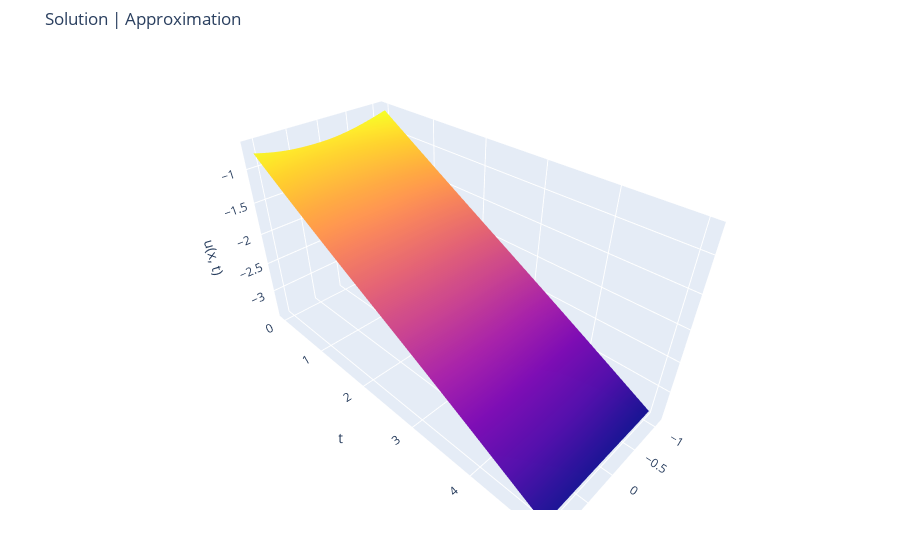

Source (notebook cell):
### Code cell
fig = make_subplots(rows=1, cols=1, specs=[[{'type': 'surface'}]])
xs = np.linspace(-1.1, 1.1, 100)
ys = np.linspace(0, 5, 100)
us_pred = np.array([[solver.u(*([0.5, 0.5, -0.7, -0.7] + [x for _ in range(eq.var_dim-5)]), y).item() for x in xs] for y in ys])
#us_pred = np.array([[sum([np.abs(x+0.25) for _ in range(10)]).item() for x in xs] for y in ys])
us = us_pred #np.array([[sol(x, t) for x in xs] for t in ts])
x_mesh, y_mesh = np.meshgrid(xs, ys)
fig.add_trace(go.Surface(x=xs, y=ys, z=us, showscale=False), row=1, col=1)
#fig.add_trace(go.Surface(x=ys, y=xs, z=us_pred), row=1, col=2)
fig.update_layout(title='Solution | Approximation',
                  scene = dict(
                    xaxis_title="x",
                    yaxis_title="t",
                    zaxis_title="u(x, t)"),
                  scene2 = dict(
                    xaxis_title="x",
                    yaxis_title="t",
                    zaxis_title="u(x, t)"),
                  margin=dict(l=50, r=50, b=50, t=50))
# one row is printed as x axes
fig.show()

### Figure 1 — Plotly figure (JSON) as saved in the notebook; plotly's stock layout.template omitted (floating-point values rounded to 4 significant figures; data arrays with more than 128 entries replaced by an {"elided": "..."} marker saying what was removed)
{"data": [{"scene": "scene", "showscale": false, "type": "surface", "x": [-1.1, -1.078, -1.056, -1.033, -1.011, -0.9889, -0.9667, -0.9444, -0.9222, -0.9, -0.8778, -0.8556, -0.8333, -0.8111, -0.7889, -0.7667, -0.7444, -0.7222, -0.7, -0.6778, -0.6556, -0.6333, -0.6111, -0.5889, -0.5667, -0.5444, -0.5222, -0.5, -0.4778, -0.4556, -0.4333, -0.4111, -0.3889, -0.3667, -0.3444, -0.3222, -0.3, -0.2778, -0.2556, -0.2333, -0.2111, -0.1889, -0.1667, -0.1444, -0.1222, -0.1, -0.07778, -0.05556, -0.03333, -0.01111, 0.01111, 0.03333, 0.05556, 0.07778, 0.1, 0.1222, 0.1444, 0.1667, 0.1889, 0.2111, 0.2333, 0.2556, 0.2778, 0.3, 0.3222, 0.3444, 0.3667, 0.3889, 0.4111, 0.4333, 0.4556, 0.4778, 0.5, 0.5222, 0.5444, 0.5667, 0.5889, 0.6111, 0.6333, 0.6556, 0.6778, 0.7, 0.7222, 0.7444, 0.7667, 0.7889, 0.8111, 0.8333, 0.8556, 0.8778, 0.9, 0.9222, 0.9444, 0.9667, 0.9889, 1.011, 1.033, 1.056, 1.078, 1.1], "y": [0, 0.05051, 0.101, 0.1515, 0.202, 0.2525, 0.303, 0.3535, 0.404, 0.4545, 0.5051, 0.5556, 0.6061, 0.6566, 0.7071, 0.7576, 0.8081, 0.8586, 0.9091, 0.9596, 1.01, 1.061, 1.111, 1.162, 1.212, 1.263, 1.313, 1.364, 1.414, 1.465, 1.515, 1.566, 1.616, 1.667, 1.717, 1.768, 1.818, 1.869, 1.919, 1.97, 2.02, 2.071, 2.121, 2.172, 2.222, 2.273, 2.323, 2.374, 2.424, 2.475, 2.525, 2.576, 2.626, 2.677, 2.727, 2.778, 2.828, 2.879, 2.929, 2.98, 3.03, 3.081, 3.131, 3.182, 3.232, 3.283, 3.333, 3.384, 3.434, 3.485, 3.535, 3.586, 3.636, 3.687, 3.737, 3.788, 3.838, 3.889, 3.939, 3.99, 4.04, 4.091, 4.141, 4.192, 4.242, 4.293, 4.343, 4.394, 4.444, 4.495, 4.545, 4.596, 4.646, 4.697, 4.747, 4.798, 4.848, 4.899, 4.949, 5], "z": {"elided": "100x100 float values"}}], "layout": {"margin": {"b": 50, "l": 50, "r": 50, "t": 50}, "scene": {"domain": {"x": [0, 1], "y": [0, 1]}, "xaxis": {"title": {"text": "x"}}, "yaxis": {"title": {"text": "t"}}, "zaxis": {"title": {"text": "u(x, t)"}}}, "scene2": {"xaxis": {"title": {"text": "x"}}, "yaxis": {"title": {"text": "t"}}, "zaxis": {"title": {"text": "u(x, t)"}}}, "title": {"text": "Solution | Approximation"}}}
